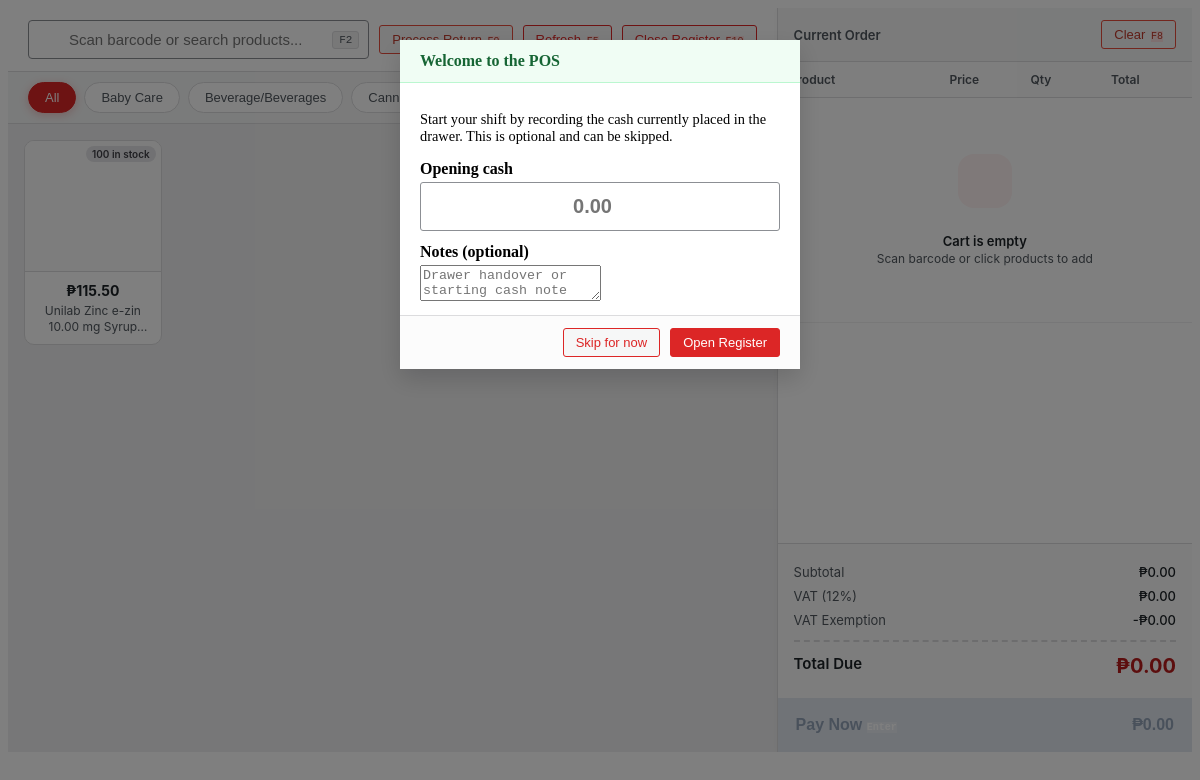
The page /reusablepage/salespos.php (signed in) on the database as committed earlier.
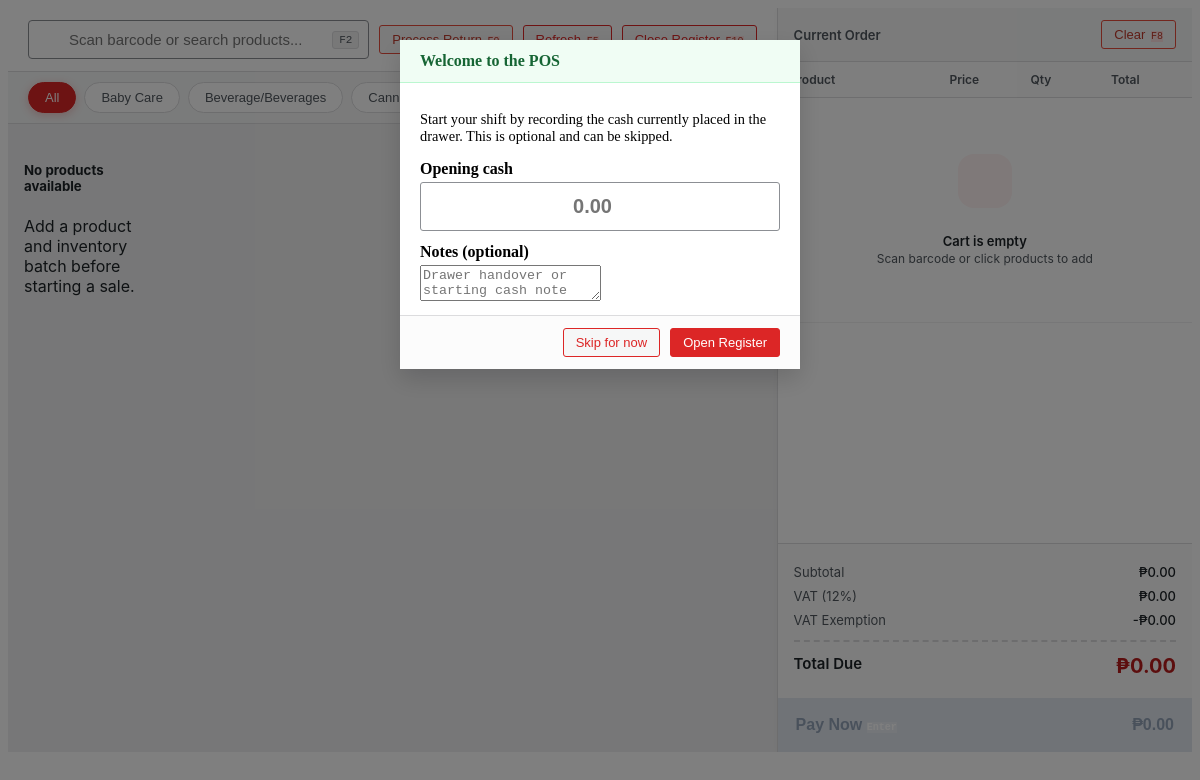
The same page on the database as committed later.
### tables this page shows
CREATE TABLE `product_categories` (
  `id` int(11) NOT NULL,
  `category_name` varchar(100) NOT NULL,
  `has_vat` tinyint(1) NOT NULL DEFAULT 0,
  `senior_discount` tinyint(1) NOT NULL DEFAULT 0,
  `pwd_discount` tinyint(1) NOT NULL DEFAULT 0
);

CREATE TABLE `products` (
  `id` int(11) NOT NULL,
  `branded_name` varchar(255) NOT NULL COMMENT 'Brand name (e.g., Amoxil)',
  `generic_name` varchar(255) NOT NULL COMMENT 'Generic/active ingredient (e.g., Amoxicillin)',
  `strength` decimal(10,2) NOT NULL DEFAULT 0.00 COMMENT 'Main strength value (e.g., 500mg)',
  `measurement_id` int(11) DEFAULT NULL,
  `barcode` varchar(100) DEFAULT NULL COMMENT 'Barcode for POS scanning',
  `category_id` int(11) DEFAULT NULL,
  `classification_id` int(11) DEFAULT NULL,
  `units_per_package` int(11) DEFAULT NULL COMMENT 'Units per package/blister/bottle',
  `imageproduct` varchar(500) NOT NULL,
  `is_basic_necessities` tinyint(1) NOT NULL DEFAULT 0,
  `package_type` varchar(100) DEFAULT NULL COMMENT 'Blister, Bottle, Strip, Box, Jar, etc.',
  `dosage_form` varchar(100) DEFAULT NULL COMMENT 'Tablet, Capsule, Syrup, Suspension, Cream, Drops',
  `dosage_form_id` int(11) DEFAULT NULL,
  `strength_per_quantity` decimal(10,2) DEFAULT NULL COMMENT 'Qty for strength (e.g., 5 for 5mL in syrup)',
  `strength_per_quantity_unit` varchar(50) DEFAULT NULL COMMENT 'Unit for strength_per_quantity (e.g., mL, g)',
  `is_hidden` tinyint(1) NOT NULL DEFAULT 0
);

### function/workingpos.php (called while the page is built, shortened)
<?php
class Product {
    private $conn;
    public function __construct($db) {
        $this->conn = $db;
    }
    public function getProducts() {
        $sql = "SELECT p.*,
                    pc.category_name,
                    pc.has_vat, pc.senior_discount, pc.pwd_discount,
                    um.serving_unit_name AS measurement_name,
                    COALESCE(SUM(CASE
                        WHEN i.current_quantity > 0
                             AND (i.expiry_date IS NULL OR i.expiry_date >= CURDATE())
                        THEN i.current_quantity
                        ELSE 0
                    END), 0) AS stock,
                    MIN(CASE
                        WHEN i.current_quantity > 0
                             AND i.expiry_date IS NOT NULL
                             AND i.expiry_date >= CURDATE()
                        THEN i.expiry_date
                        ELSE NULL
                    END) AS earliest_expiry_date,
                    COALESCE((SELECT newest.sale_price
                              FROM inventory newest
                              WHERE newest.product_id = p.id
                              ORDER BY newest.date_received DESC, newest.id DESC
                              LIMIT 1), 0) AS total_price,
                    COALESCE((SELECT newest.purchase_cost
                              FROM inventory newest
                              WHERE newest.product_id = p.id
                              ORDER BY newest.date_received DESC, newest.id DESC
                              LIMIT 1), 0) AS net_price,
                    COALESCE((SELECT newest.sale_price
                              FROM inventory newest
                              WHERE newest.product_id = p.id
                              ORDER BY newest.date_received DESC, newest.id DESC
                              LIMIT 1), 0) AS sale_price
                FROM products p
                LEFT JOIN product_categories pc ON p.category_id = pc.id
                LEFT JOIN serving_unit um ON p.measurement_id = um.id
                LEFT JOIN inventory i ON p.id = i.product_id
                GROUP BY p.id
                ORDER BY p.generic_name ASC";
        $stmt = $this->conn->prepare($sql);
        $stmt->execute();
        return $stmt->fetchAll(PDO::FETCH_ASSOC);
    }
    public function getCategories() {
        $sql = "SELECT * FROM product_categories ORDER BY category_name ASC";
        $stmt = $this->conn->prepare($sql);
        $stmt->execute();
        return $stmt->fetchAll(PDO::FETCH_ASSOC);
    }
}

### reusablepage/salespos.php (the view, shortened to what this page needs)
<?php
require_once __DIR__ . "/../conn/database.php";
require_once __DIR__ . "/../function/workingpos.php";
$product = new Product($db);
$products = $product->getProducts();
$categories = $product->getCategories();
?>
<link rel="stylesheet" href="../css/pos_wepos.css?v=1.10">
<div class="wepos-wrapper" id="weposApp">
    <div class="wepos-left">
        <div class="wepos-header">
            <div class="wepos-search-container">
                <input type="text" id="weposSearch" placeholder="Scan barcode or search products..." autocomplete="off">
                <kbd>F2</kbd>
            </div>
            <button type="button" class="wepos-btn wepos-btn-outline text-danger" style="border-color: #e74c3c; color: #c0392b;" onclick="openReturnModal()">
                    Process Return <kbd style="font-size: 10px; background: #fee2e2; color: #c0392b; border: none; margin-left: 2px;">F9</kbd>
                </button>
            <button class="wepos-btn wepos-btn-outline" onclick="location.reload()">
                Refresh <kbd style="font-size: 10px; background: #fee2e2; color: #c0392b; border: none; margin-left: 2px;">F5</kbd>
            </button>
            <button class="wepos-btn wepos-btn-outline text-primary" onclick="weposOpenClosingModal()">
                Close Register <kbd style="font-size: 10px; background: #fee2e2; color: #c0392b; border: none; margin-left: 2px;">F10</kbd>
            </button>
        </div>
        <div class="wepos-categories">
            <button class="wepos-cat-btn active" onclick="weposFilterCat('All')">All</button>
            <?php foreach ($categories as $cat): ?>
                <button class="wepos-cat-btn" onclick="weposFilterCat('<?= htmlspecialchars($cat['category_name']) ?>')">
                    <?= htmlspecialchars($cat['category_name']) ?>
                </button>
            <?php endforeach; ?>
        </div>
        <div class="wepos-products-area">
            <div class="wepos-products-grid" id="weposGrid">
                <?php if (empty($products)): ?>
                    <div class="w-100 text-center text-muted py-5 px-3">
                        <h5 class="mb-2">No products available</h5>
                        <p class="mb-0">Add a product and inventory batch before starting a sale.</p>
                    </div>
                <?php else: ?>
                <?php foreach ($products as $row): ?>
                    <?php
                        $stock = (int)($row['stock'] ?? 0);
                        $isOut = $stock <= 0;
                        $expiryDate = $row['earliest_expiry_date'] ?? null;
                        $isExpired = ($expiryDate && strtotime($expiryDate) < strtotime('today')) ? true : false;
                        $salePrice = (float)($row['total_price'] ?? $row['sale_price'] ?? 0);
                        $costPrice = (float)($row['net_price'] ?? $row['purchase_cost'] ?? $salePrice);
                    ?>
                    <div class="wepos-product-card <?= $isOut ? 'out-of-stock' : '' ?><?= $isExpired ? ' expired' : '' ?>"
                         data-id="<?= $row['id'] ?>"
                         data-name="<?= htmlspecialchars($row['branded_name']) ?> <?= htmlspecialchars($row['generic_name']) ?> <?= htmlspecialchars($row['strength'] ?? '') ?> <?= htmlspecialchars($row['measurement_name'] ?? '') ?><?= !empty(trim($row['dosage_form'] ?? '')) ? ' ' . htmlspecialchars(trim($row['dosage_form'])) : '' ?><?= isset($row['strength_per_quantity']) && $row['strength_per_quantity'] > 0 ? ' (' . htmlspecialchars((string)$row['strength_per_quantity']) . ' ' . htmlspecialchars(trim($row['strength_per_quantity_unit'] ?? '')) . ' per unit)' : '' ?>"
                         data-branded="<?= htmlspecialchars($row['branded_name']) ?>"
                         data-generic="<?= htmlspecialchars($row['generic_name']) ?>"
                         data-strength="<?= htmlspecialchars(trim(($row['strength'] ?? '') . (($row['strength'] ?? '') !== '' ? ' ' : '') . ($row['measurement_name'] ?? ''))) ?>"
                         data-form="<?= htmlspecialchars(trim($row['dosage_form'] ?? '')) ?>"
                         data-price="<?= $salePrice ?>"
                         data-net="<?= $costPrice ?>"
                         data-barcode="<?= htmlspecialchars($row['barcode'] ?? '') ?>"
                         data-category="<?= htmlspecialchars($row['category_name'] ?? 'Uncategorized') ?>"
                         data-has-vat="<?= (int)($row['has_vat'] ?? 0) ?>"
                         data-senior="<?= (int)($row['senior_discount'] ?? 0) ?>"
                         data-pwd="<?= (int)($row['pwd_discount'] ?? 0) ?>"
                         data-stock="<?= $stock ?>"
                         data-pcs="<?= (int)($row['pcs'] ?? 1) ?>"
                         data-expired="<?= $isExpired ? '1' : '0' ?>"
                         onclick="event.stopPropagation(); weposAddToCart(this)">
                        <div class="wepos-card-img">
                            <?php if ($isExpired): ?>
                                <span class="wepos-stock-badge expired">EXPIRED</span>
                            <?php elseif ($isOut): ?>
                                <span class="wepos-stock-badge empty">Out of Stock</span>
                            <?php else: ?>
                                <span class="wepos-stock-badge <?= $stock <= 10 ? 'low' : '' ?>"><?= $stock ?> in stock</span>
                            <?php endif; ?>
                        </div>
                        <div class="wepos-card-info">
                            <div class="wepos-card-price">₱<?= number_format($salePrice, 2) ?></div>
                            <div class="wepos-card-name">
                                <?= htmlspecialchars($row['branded_name']) ?> <?= htmlspecialchars($row['generic_name']) ?> <?= htmlspecialchars($row['strength'] ?? '') ?> <?= htmlspecialchars($row['measurement_name'] ?? '') ?><?= !empty(trim($row['dosage_form'] ?? '')) ? ' ' . htmlspecialchars(trim($row['dosage_form'])) : '' ?>
                            </div>
                        </div>
                    </div>
                <?php endforeach; ?>
                <?php endif; ?>
            </div>
        </div>
    </div>
    <div class="wepos-right">
        <div class="wepos-resizer" id="weposCartResizer" title="Drag to resize the cart panel" aria-label="Drag to resize the cart panel">
        </div>
        <div class="wepos-cart-header">
            <span style="font-size:13px; font-weight:600; color:#50575e;">Current Order</span>
            <div class="wepos-cart-actions">
                <button class="wepos-btn wepos-btn-outline text-danger" style="border-color: #e74c3c; color: #c0392b;" onclick="weposClearCart()">
                    Clear <kbd style="font-size: 10px; background: #fee2e2; color: #c0392b; border: none; margin-left: 2px;">F8</kbd>
                </button>
            </div>
        </div>
        <div class="wepos-cart-items">
            <table class="wepos-cart-table">
                <thead>
                    <tr>
                        <th class="wepos-col-name">Product</th>
                        <th class="wepos-col-price">Price</th>
                        <th class="wepos-col-qty">Qty</th>
                        <th class="wepos-col-total">Total</th>
                        <th class="wepos-col-action"></th>
                    </tr>
                </thead>
                <tbody id="weposCartBody">
                </tbody>
            </table>
        </div>
        <div class="wepos-checkout-area">
            <div class="wepos-calc-box">
                <div class="wepos-calc-row">
                    <span>Subtotal</span>
                    <span id="calcSub">₱0.00</span>
                </div>
                <div class="wepos-calc-row text-muted" id="rowVat" style="display:none;">
                    <span>VAT (12%)</span>
                    <span id="calcVat">+₱0.00</span>
                </div>
                <div class="wepos-calc-row text-muted" id="rowVatExempt" style="display:none;">
                    <span>VAT Exemption</span>
                    <span id="calcVatExempt">-₱0.00</span>
                </div>
                <div class="wepos-calc-row total-row">
                    <span>Total Due</span>
                    <span class="wepos-grand-total" id="calcTotal">₱0.00</span>
                </div>
            </div>
            <button class="wepos-pay-btn" id="weposPayBtn" onclick="weposOpenPayModal()" disabled>
                <span>Pay Now <kbd style="font-size: 10px; background: rgba(255,255,255,.25); color:#fff; border: none;">Enter</kbd></span>
                <span class="wepos-pay-amount" id="btnTotalAmount">₱0.00</span>
            </button>
        </div>
    </div>
</div>
<div class="wepos-modal-overlay" id="registerOpeningModal" style="display:none;" onclick="weposCloseOpeningModal(event)">
    <div class="wepos-modal" onclick="event.stopPropagation()" style="max-width:440px;">
        <div class="wepos-modal-head" style="background:#f0fdf4; border-bottom:1px solid #bbf7d0;">
            <h5 style="color:#166534;">Welcome to the POS</h5>
            <button type="button" onclick="weposCloseOpeningModal()"><i class="fas fa-times"></i></button>
        </div>
        <div class="wepos-modal-body">
            <p class="text-muted" style="font-size:0.9rem;">Start your shift by recording the cash currently placed in the drawer. This is optional and can be skipped.</p>
            <label for="openingCashAmount" style="font-weight:600; display:block; margin-bottom:4px;">Opening cash</label>
            <input type="number" id="openingCashAmount" class="wepos-input-lg" min="0" step="0.01" placeholder="0.00" autofocus>
            <label for="openingCashNotes" style="font-weight:600; display:block; margin:12px 0 4px;">Notes (optional)</label>
            <textarea id="openingCashNotes" rows="2" class="form-control" placeholder="Drawer handover or starting cash note"></textarea>
        </div>
        <div class="wepos-modal-foot">
            <button type="button" class="wepos-btn wepos-btn-outline" onclick="weposSkipOpeningModal()">Skip for now</button>
            <button type="button" class="wepos-btn wepos-btn-primary" id="confirmOpeningBtn" onclick="weposSubmitRegisterOpening()">Open Register</button>
        </div>
    </div>
</div>

Rows that differ between the two databases and show on the page:
removed products: stock "100", salePrice "115.50", branded_name "Unilab", generic_name "Zinc e-zin", strength "10.00", measurement_name "mg", dosage_form "Syrup"
Other text that changed with them:
text now shown: "No products available Add a product and inventory batch before starting a sale."
